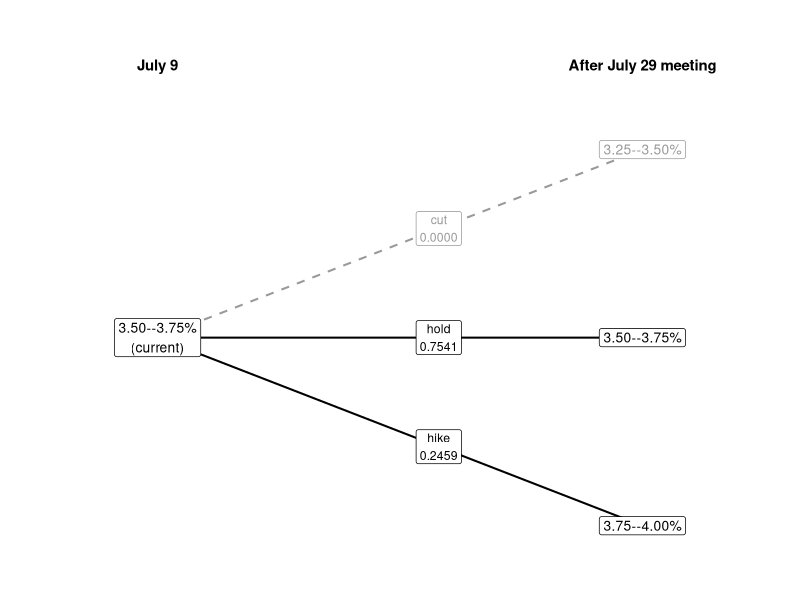
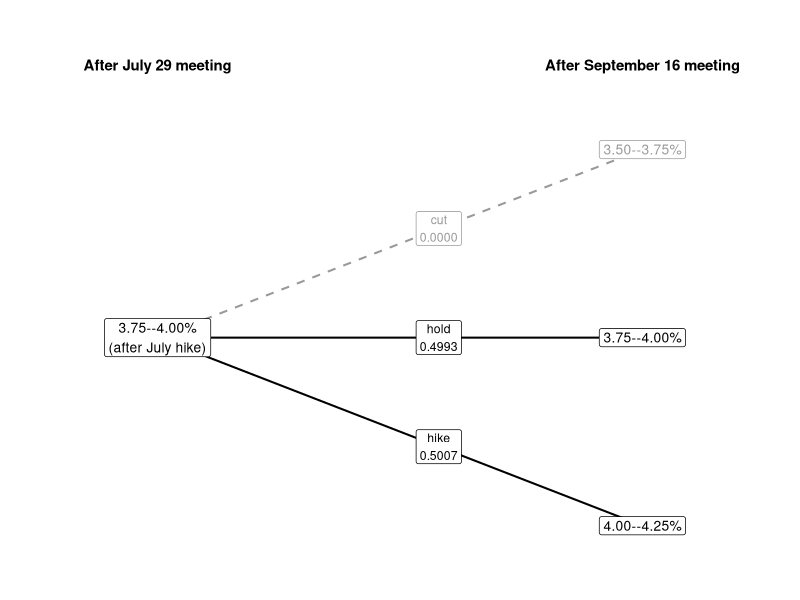
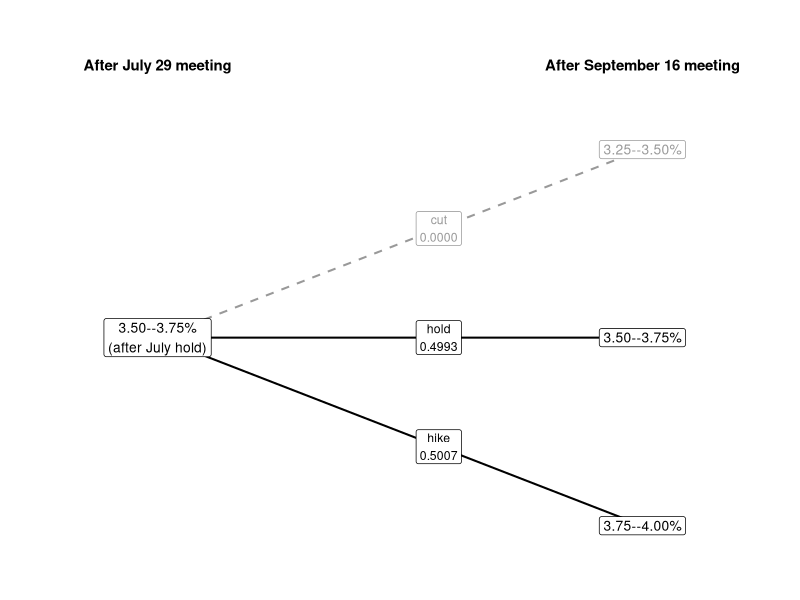
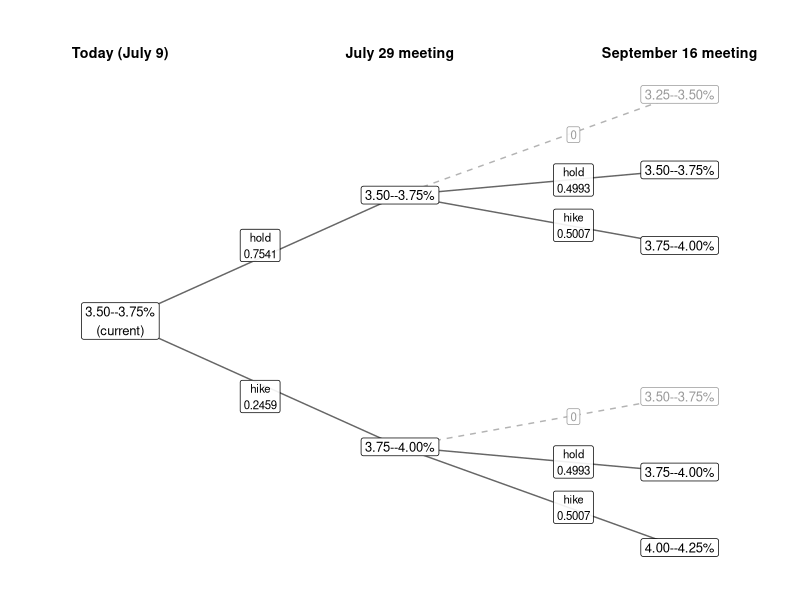
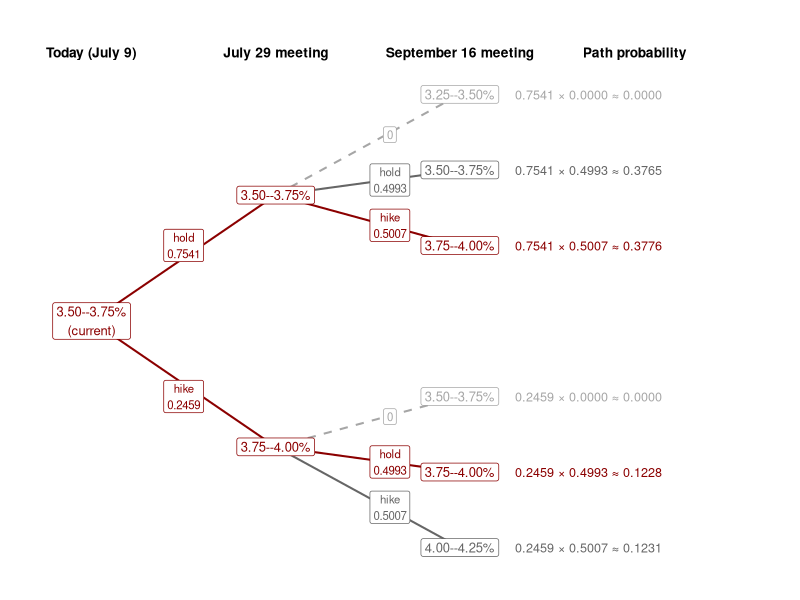
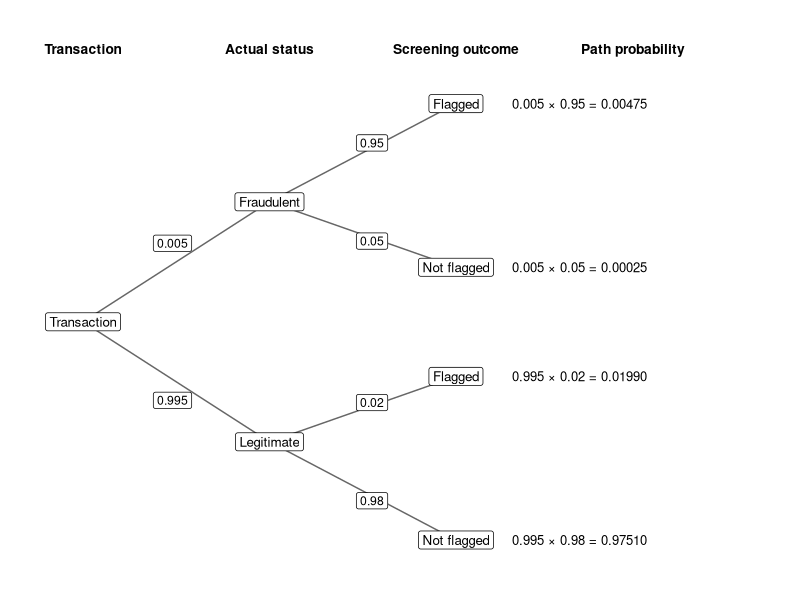
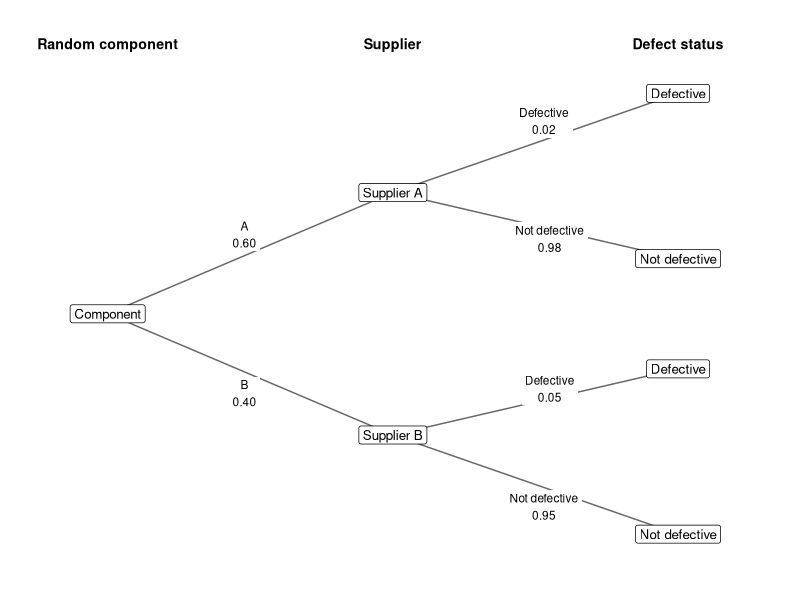

Write the R code that produced these figures, in order.
## ---- chunk 1
#| label: setup
#| include: false
#| echo: false
library(tidyverse)
library(scales)

theme_set(theme_minimal(base_size = 13))

# CME FedWatch target-range distributions reported for July 9, 2026. These
# values are the exact rows from CME's historical-probability CSV downloads
# for the July 29 and September 16 meetings. Midpoints stand in for ranges.
cme_marginals <- tribble(
  ~meeting,              ~target_range, ~midpoint, ~probability,
  as.Date("2026-07-29"), "3.50--3.75%", 3.625,     0.754138,
  as.Date("2026-07-29"), "3.75--4.00%", 3.875,     0.245862,
  as.Date("2026-09-16"), "3.50--3.75%", 3.625,     0.376530,
  as.Date("2026-09-16"), "3.75--4.00%", 3.875,     0.500363,
  as.Date("2026-09-16"), "4.00--4.25%", 4.125,     0.123107
)

cme_july_marg <- cme_marginals |>
  filter(meeting == as.Date("2026-07-29")) |>
  transmute(july = target_range, july_mid = midpoint, prob = probability)
cme_sept_marg <- cme_marginals |>
  filter(meeting == as.Date("2026-09-16")) |>
  transmute(sept = target_range, sept_mid = midpoint, prob = probability)

p_july_hold <- cme_july_marg$prob[cme_july_marg$july == "3.50--3.75%"]
p_july_hike <- cme_july_marg$prob[cme_july_marg$july == "3.75--4.00%"]
p_sept_low <- cme_sept_marg$prob[cme_sept_marg$sept == "3.50--3.75%"]
p_sept_3875 <- cme_sept_marg$prob[cme_sept_marg$sept == "3.75--4.00%"]
p_sept_high <- cme_sept_marg$prob[cme_sept_marg$sept == "4.00--4.25%"]

# Under CME's traditional conditional method, both meetings support a hold or
# a 25-basis-point hike in this snapshot. The structural zeros and the two
# reported marginal distributions uniquely determine the four path
# probabilities. Tiny differences between corresponding conditional
# probabilities come from rounding in the published histories.
cme_joint <- tribble(
  ~july,          ~sept,          ~july_mid, ~sept_mid, ~prob,
  "3.50--3.75%",  "3.50--3.75%",  3.625,     3.625,     p_sept_low,
  "3.50--3.75%",  "3.75--4.00%",  3.625,     3.875,     p_july_hold - p_sept_low,
  "3.75--4.00%",  "3.75--4.00%",  3.875,     3.875,     p_july_hike - p_sept_high,
  "3.75--4.00%",  "4.00--4.25%",  3.875,     4.125,     p_sept_high
)

cme_july_marg <- cme_joint |>
  summarise(prob = sum(prob), .by = c(july, july_mid))
cme_sept_marg <- cme_joint |>
  summarise(prob = sum(prob), .by = c(sept, sept_mid))

# Named cells and margins of the CME table, for the prose
cme_p <- function(j, s) {
  v <- cme_joint |> filter(july == j, sept == s) |> pull(prob)
  if (length(v) == 0) 0 else v
}
p_hold_hold <- cme_p("3.50--3.75%", "3.50--3.75%")
p_hold_hike <- cme_p("3.50--3.75%", "3.75--4.00%")
p_hike_hold <- cme_p("3.75--4.00%", "3.75--4.00%")
p_hike_hike <- cme_p("3.75--4.00%", "4.00--4.25%")
cond_hold_hold <- p_hold_hold / p_july_hold
cond_hold_hike <- p_hold_hike / p_july_hold
cond_hike_hold <- p_hike_hold / p_july_hike
cond_hike_hike <- p_hike_hike / p_july_hike

stopifnot(
  isTRUE(all.equal(cond_hold_hold + cond_hold_hike, 1)),
  isTRUE(all.equal(cond_hike_hold + cond_hike_hike, 1)),
  isTRUE(all.equal(p_july_hike * cond_hike_hike, p_hike_hike)),
  isTRUE(all.equal(p_july_hold * cond_hold_hike +
                     p_july_hike * cond_hike_hold,
                   p_sept_3875)),
  isTRUE(all.equal(cme_july_marg$prob,
                   cme_marginals |>
                     filter(meeting == as.Date("2026-07-29")) |>
                     pull(probability))),
  isTRUE(all.equal(cme_sept_marg$prob,
                   cme_marginals |>
                     filter(meeting == as.Date("2026-09-16")) |>
                     pull(probability)))
)

plot_rate_branches <- function(root, outcomes, actions, probs,
                               root_heading, outcome_heading) {
  branches <- tibble(
    x = 0, y = 0, xend = 1, yend = c(1, 0, -1),
    outcome = outcomes, action = actions, prob = probs,
    zero = probs == 0
  )

  ggplot(branches) +
    geom_segment(aes(x = x, y = y, xend = xend, yend = yend,
                     color = zero, linetype = zero), linewidth = 0.7) +
    geom_label(aes(x = 1, y = yend, label = outcome, color = zero),
               fill = "white", label.size = 0.25, size = 3.5) +
    geom_label(aes(x = 0.58, y = 0.58 * yend,
                   label = paste0(action, "\n", number(prob, accuracy = 0.0001)),
                   color = zero),
               fill = "white", label.size = 0.25, size = 3.1) +
    annotate("label", x = 0, y = 0, label = root,
             fill = "white", label.size = 0.25, size = 3.5) +
    annotate("text", x = 0, y = 1.45, label = root_heading,
             fontface = "bold", size = 3.8) +
    annotate("text", x = 1, y = 1.45, label = outcome_heading,
             fontface = "bold", size = 3.8) +
    scale_color_manual(values = c(`FALSE` = "black", `TRUE` = "grey60")) +
    scale_linetype_manual(values = c(`FALSE` = "solid", `TRUE` = "dashed")) +
    guides(color = "none", linetype = "none") +
    coord_cartesian(xlim = c(-0.25, 1.25), ylim = c(-1.25, 1.65),
                    clip = "off") +
    theme_void()
}

p4 <- function(x) number(x, accuracy = 0.0001)
## ---- chunk 2
#| label: fig-cme-july-tree
#| fig-cap: "Market-implied probabilities for the July 29 target range, as reported by CME FedWatch on July 9, 2026. The dashed branch shows a nearby move outside the two supported outcomes in this snapshot."
#| fig-width: 7.3
#| fig-height: 3.2
#| echo: false
plot_rate_branches(
  root = "3.50--3.75%\n(current)",
  outcomes = c("3.25--3.50%", "3.50--3.75%", "3.75--4.00%"),
  actions = c("cut", "hold", "hike"),
  probs = c(0, p_july_hold, p_july_hike),
  root_heading = "July 9",
  outcome_heading = "After July 29 meeting"
)
## ---- chunk 3
#| label: fig-cme-sept-given-hike
#| fig-cap: "September meeting probabilities after a July hike. Here hold and hike describe the September move; the leaves show the resulting target ranges."
#| fig-width: 7.3
#| fig-height: 3.2
#| echo: false
plot_rate_branches(
  root = "3.75--4.00%\n(after July hike)",
  outcomes = c("3.50--3.75%", "3.75--4.00%", "4.00--4.25%"),
  actions = c("cut", "hold", "hike"),
  probs = c(0, cond_hike_hold, cond_hike_hike),
  root_heading = "After July 29 meeting",
  outcome_heading = "After September 16 meeting"
)
## ---- chunk 4
#| label: fig-cme-sept-given-hold
#| fig-cap: "September meeting probabilities after a July hold. CME applies the same meeting-level move distribution after either July branch."
#| fig-width: 7.3
#| fig-height: 3.2
#| echo: false
plot_rate_branches(
  root = "3.50--3.75%\n(after July hold)",
  outcomes = c("3.25--3.50%", "3.50--3.75%", "3.75--4.00%"),
  actions = c("cut", "hold", "hike"),
  probs = c(0, cond_hold_hold, cond_hold_hike),
  root_heading = "After July 29 meeting",
  outcome_heading = "After September 16 meeting"
)
## ---- chunk 5
#| label: fig-cme-tree-joint
#| fig-cap: "The probability tree implied by CME FedWatch's traditional conditional method. The first branches carry July's marginal probabilities; the second branches apply September's meeting-level move probabilities after each July outcome. Dashed branches show nearby moves outside the supported pair."
#| fig-width: 8.5
#| fig-height: 6
#| echo: false

# Marginal July probabilities (the conditioning denominators)
p_july_hold <- cme_july_marg$prob[cme_july_marg$july == "3.50--3.75%"]
p_july_hike <- cme_july_marg$prob[cme_july_marg$july == "3.75--4.00%"]

# Joint P(July = j, Sept = s); 0 outside the modeled paths
joint_p <- function(j, s) {
  v <- cme_joint |> filter(july == j, sept == s) |> pull(prob)
  if (length(v) == 0) 0 else v
}

# Each July state fans out to a cut, hold, or hike in September.
transitions <- tribble(
  ~from_lab,      ~from_y,  ~to_lab,        ~leaf_y,  ~action,
  "3.50--3.75%",   1.5,     "3.25--3.50%",   2.7,     "cut",
  "3.50--3.75%",   1.5,     "3.50--3.75%",   1.8,     "hold",
  "3.50--3.75%",   1.5,     "3.75--4.00%",   0.9,     "hike",
  "3.75--4.00%",  -1.5,     "3.50--3.75%",  -0.9,     "cut",
  "3.75--4.00%",  -1.5,     "3.75--4.00%",  -1.8,     "hold",
  "3.75--4.00%",  -1.5,     "4.00--4.25%",  -2.7,     "hike"
) |>
  mutate(
    denom = if_else(from_lab == "3.50--3.75%", p_july_hold, p_july_hike),
    cond  = map2_dbl(from_lab, to_lab, joint_p) / denom,
    zero  = cond == 0
  )

# Nodes: root, two July states, six September leaves (leaves may be zero-prob)
nodes <- tribble(
  ~x, ~y,    ~lab,                       ~zero,
  0,  0,     "3.50--3.75%\n(current)",   FALSE,
  1,  1.5,   "3.50--3.75%",              FALSE,
  1, -1.5,   "3.75--4.00%",              FALSE
) |>
  bind_rows(transmute(transitions, x = 2, y = leaf_y, lab = to_lab, zero = zero))

# Edges: root -> July, then each July state -> all three September ranges
edges <- bind_rows(
  tibble(x = 0, y = 0, xend = 1, yend = c(1.5, -1.5), zero = FALSE),
  transmute(transitions, x = 1, y = from_y, xend = 2, yend = leaf_y, zero = zero)
)

branch_labels <- bind_rows(
  tibble(x = 0.5, y = c(0.9, -0.9),
         lab = c(paste0("hold\n", number(p_july_hold, accuracy = 0.0001)),
                 paste0("hike\n", number(p_july_hike, accuracy = 0.0001))),
         zero = FALSE),
  transmute(transitions,
            x = 1.62, y = from_y + 0.6 * (leaf_y - from_y),
            lab = if_else(zero, "0",
                          paste0(action, "\n", number(cond, accuracy = 0.0001))),
            zero = zero)
)

ggplot() +
  geom_segment(data = filter(edges, !zero),
               aes(x = x, y = y, xend = xend, yend = yend),
               color = "grey40") +
  geom_segment(data = filter(edges, zero),
               aes(x = x, y = y, xend = xend, yend = yend),
               color = "grey70", linetype = "dashed") +
  geom_label(data = nodes, aes(x = x, y = y, label = lab, color = zero),
             fill = "white", label.size = 0.25, size = 3.3) +
  geom_label(data = branch_labels, aes(x = x, y = y, label = lab, color = zero),
             fill = "white", alpha = 0.9, size = 2.9) +
  annotate("text", x = 0, y = 3.2, label = "Today (July 9)",
           fontface = "bold", size = 3.6) +
  annotate("text", x = 1, y = 3.2, label = "July 29 meeting",
           fontface = "bold", size = 3.6) +
  annotate("text", x = 2, y = 3.2, label = "September 16 meeting",
           fontface = "bold", size = 3.6) +
  scale_color_manual(values = c(`FALSE` = "black", `TRUE` = "grey60")) +
  guides(color = "none") +
  theme_void() +
  xlim(-0.3, 2.3) +
  ylim(-3.0, 3.5)
## ---- chunk 6
#| label: fig-cme-total-probability-tree
#| fig-cap: "The two dark-red paths end at a September target range of 3.75--4.00%. Each path probability is the product of its July probability and its conditional September probability. Values are rounded to four decimals; dashed branches have probability zero."
#| fig-width: 11
#| fig-height: 6
#| echo: false

total_paths <- transitions |>
  mutate(selected = to_lab == "3.75--4.00%",
         ink = case_when(selected ~ "darkred", zero ~ "grey65",
                         TRUE ~ "grey40"),
         product = paste0(p4(denom), " × ", p4(cond), " ≈ ",
                          p4(denom * cond)))
total_edges <- bind_rows(
  tibble(x = 0, y = 0, xend = 1, yend = c(1.5, -1.5),
         ink = "darkred", zero = FALSE),
  transmute(total_paths, x = 1, y = from_y, xend = 2,
            yend = leaf_y, ink, zero)
)
total_nodes <- nodes |>
  mutate(ink = if_else(x < 2 | lab == "3.75--4.00%", "darkred",
                       if_else(zero, "grey65", "grey40")))
total_labels <- branch_labels |>
  mutate(ink = c(rep("darkred", 2), total_paths$ink))

ggplot() +
  geom_segment(data = total_edges,
               aes(x, y, xend = xend, yend = yend,
                   color = ink, linetype = zero), linewidth = 0.7) +
  geom_label(data = total_nodes, aes(x, y, label = lab, color = ink),
             fill = "white", size = 3.3) +
  geom_label(data = total_labels, aes(x, y, label = lab, color = ink),
             fill = "white", size = 2.9) +
  geom_text(data = total_paths,
            aes(x = 2.3, y = leaf_y, label = product, color = ink),
            hjust = 0, size = 3.2) +
  annotate("text", x = c(0, 1, 2, 2.95), y = 3.2,
           label = c("Today (July 9)", "July 29 meeting",
                     "September 16 meeting", "Path probability"),
           fontface = "bold", size = 3.5) +
  scale_color_identity() +
  scale_linetype_manual(values = c(`FALSE` = "solid", `TRUE` = "dashed")) +
  guides(linetype = "none") +
  coord_cartesian(xlim = c(-0.3, 3.65), ylim = c(-3, 3.5), clip = "off") +
  theme_void()
## ---- chunk 7
#| label: tbl-cme-joint
#| tbl-cap: "The joint distribution implied by CME FedWatch's traditional conditional method for the July and September 2026 meetings, using probabilities reported on July 9, 2026. Values are rounded to four decimals."
#| echo: false
cme_wide <- tibble(
  july = c("3.50--3.75%", "3.75--4.00%"),
  `3.25--3.50%` = c(0, 0),
  `3.50--3.75%` = c(p_hold_hold, 0),
  `3.75--4.00%` = c(p_hold_hike, p_hike_hold),
  `4.00--4.25%` = c(0, p_hike_hike)
) |>
  mutate(`July marginal` = rowSums(across(where(is.numeric))))

cme_wide |>
  bind_rows(summarise(cme_wide, july = "**September marginal**",
                      across(where(is.numeric), sum))) |>
  mutate(across(where(is.numeric), \(x) number(x, accuracy = 0.0001))) |>
  rename(`July \\\\ September` = july) |>
  knitr::kable(align = c("l", "r", "r", "r", "r", "r"))
## ---- chunk 8
#| label: fig-fraud-screening-tree
#| fig-cap: "Fraud-screening probability tree. Multiplying the branch probabilities gives each joint probability on the right. The two flagged paths contribute to the overall probability of a flag."
#| fig-width: 10
#| fig-height: 4.8
#| echo: false

fraud_paths <- tribble(
  ~status,       ~from_y, ~outcome,      ~leaf_y, ~prior, ~conditional,
  "Fraudulent",   1.1,   "Flagged",       2.0,   0.005,  0.95,
  "Fraudulent",   1.1,   "Not flagged",   0.5,   0.005,  0.05,
  "Legitimate",  -1.1,   "Flagged",      -0.5,   0.995,  0.02,
  "Legitimate",  -1.1,   "Not flagged",  -2.0,   0.995,  0.98
) |>
  mutate(product = paste0(number(prior, accuracy = 0.001), " × ",
                          number(conditional, accuracy = 0.01), " = ",
                          number(prior * conditional, accuracy = 0.00001)))
fraud_edges <- bind_rows(
  tibble(x = 0, y = 0, xend = 1, yend = c(1.1, -1.1)),
  transmute(fraud_paths, x = 1, y = from_y, xend = 2, yend = leaf_y)
)
fraud_nodes <- bind_rows(
  tibble(x = c(0, 1, 1), y = c(0, 1.1, -1.1),
         label = c("Transaction", "Fraudulent", "Legitimate")),
  transmute(fraud_paths, x = 2, y = leaf_y, label = outcome)
)
fraud_labels <- bind_rows(
  tibble(x = 0.48, y = c(0.72, -0.72), label = c("0.005", "0.995")),
  transmute(fraud_paths, x = 1.55, y = from_y + 0.6 * (leaf_y - from_y),
            label = number(conditional, accuracy = 0.01))
)

ggplot() +
  geom_segment(data = fraud_edges,
               aes(x, y, xend = xend, yend = yend), color = "grey40") +
  geom_label(data = fraud_nodes, aes(x, y, label = label),
             fill = "white", size = 3.4) +
  geom_label(data = fraud_labels, aes(x, y, label = label),
             fill = "white", size = 3.1) +
  geom_text(data = fraud_paths, aes(x = 2.3, y = leaf_y, label = product),
            hjust = 0, size = 3.3) +
  annotate("text", x = c(0, 1, 2, 2.95), y = 2.5,
           label = c("Transaction", "Actual status", "Screening outcome",
                     "Path probability"), fontface = "bold", size = 3.5) +
  coord_cartesian(xlim = c(-0.25, 3.65), ylim = c(-2.3, 2.7), clip = "off") +
  theme_void()
## ---- chunk 9
#| label: fig-supplier-risk-tree
#| fig-cap: "Completed supplier-risk probability tree. The first branches show the marginal supplier probabilities; the second branches show the conditional defect-status probabilities within each supplier."
#| fig-width: 8
#| fig-height: 4.5
#| echo: false

supplier_edges <- tribble(
  ~x, ~y, ~xend, ~yend,
  0,  0, 1,  1.1,
  0,  0, 1, -1.1,
  1,  1.1, 2,  2.0,
  1,  1.1, 2,  0.5,
  1, -1.1, 2, -0.5,
  1, -1.1, 2, -2.0
)

supplier_nodes <- tribble(
  ~x, ~y, ~label,
  0,  0, "Component",
  1,  1.1, "Supplier A",
  1, -1.1, "Supplier B",
  2,  2.0, "Defective",
  2,  0.5, "Not defective",
  2, -0.5, "Defective",
  2, -2.0, "Not defective"
)

supplier_branch_labels <- tribble(
  ~x, ~y, ~label,
  0.48,  0.72, "A\n0.60",
  0.48, -0.72, "B\n0.40",
  1.53,  1.75, "Defective\n0.02",
  1.55,  0.68, "Not defective\n0.98",
  1.55, -0.68, "Defective\n0.05",
  1.53, -1.75, "Not defective\n0.95"
)

ggplot() +
  geom_segment(data = supplier_edges,
               aes(x = x, y = y, xend = xend, yend = yend),
               color = "grey40") +
  geom_label(data = supplier_nodes, aes(x = x, y = y, label = label),
             fill = "white", label.size = 0.25, size = 3.4) +
  geom_label(data = supplier_branch_labels,
             aes(x = x, y = y, label = label),
             fill = "white", label.size = 0, size = 3.0) +
  annotate("text", x = 0, y = 2.45, label = "Random component",
           fontface = "bold", size = 3.6) +
  annotate("text", x = 1, y = 2.45, label = "Supplier",
           fontface = "bold", size = 3.6) +
  annotate("text", x = 2, y = 2.45, label = "Defect status",
           fontface = "bold", size = 3.6) +
  coord_cartesian(xlim = c(-0.25, 2.3), ylim = c(-2.35, 2.6), clip = "off") +
  theme_void()
